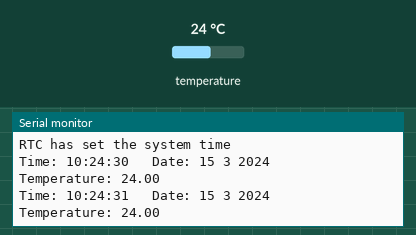
This sketch was run on a simulated Arduino Uno, built with avr-gcc and run on an emulated ATmega328P. Shown: the last lines printed to the serial monitor. The inputs (shaded band) are chosen by the test bench; at power-on: temperature 24 °C. The local clock reads 2024-03-15 10:24:30 at power-on unless the sketch sets it.

Above: at 1.8 s.
1.9 s: temperature set to 12 °C
At 2.8 s:
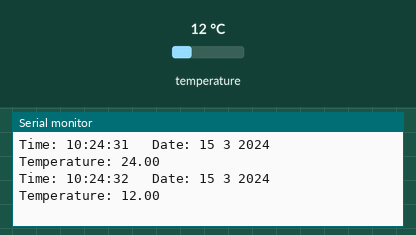
3.4 s: temperature set to 19 °C
At 4.9 s:
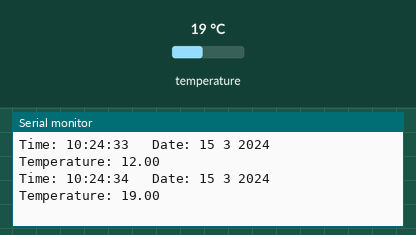
Timing chart, 0 to 6.4 s (numbered marks = the images above; inputs shaded):
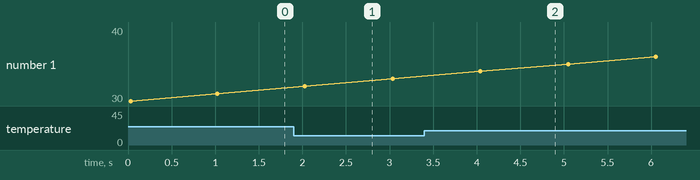

Measured:
- after the input at 1.9 s, the serial monitor: prints a new line after 0.13 s (image 1)
- after the input at 3.4 s, the serial monitor: prints a new line after 0.64 s (image 2)

The sketch:

RTC_TMRread.ino
```cpp
/*
 * TimeRTC.pde
 * Example code illustrating Time library with Real Time Clock.
 * This example is identical to the example provided with the Time Library,
 * only the #include statement has been changed to include the DS3232RTC library.
 */

#include <DS3232RTC.h>    //http://github.com/JChristensen/DS3232RTC
#include <Time.h>         //http://www.arduino.cc/playground/Code/Time
#include <Wire.h>         //http://arduino.cc/en/Reference/Wire (included with Arduino IDE)

void setup(void)
{
    Serial.begin(9600);
    setSyncProvider(RTC.get);   // the function to get the time from the RTC
    if(timeStatus() != timeSet)
        Serial.println("Unable to sync with the RTC");
    else
        Serial.println("RTC has set the system time");
}

void loop(void)
{
    digitalClockDisplay();
    delay(1000);
}

void digitalClockDisplay(void)
{
    // digital clock display of the time
    Serial.print("Time: ");
    Serial.print(hour());
    printDigits(minute());
    printDigits(second());
    Serial.print("   Date: ");
    Serial.print(day());
    Serial.print(' ');
    Serial.print(month());
    Serial.print(' ');
    Serial.print(year());

    int t = RTC.temperature();
    float celsius = t / 4.0;
    Serial.print("   Temperature: ");
    Serial.print(celsius);
    Serial.println();
}

void printDigits(int digits)
{
    // utility function for digital clock display: prints preceding colon and leading 0
    Serial.print(':');
    if(digits < 10)
        Serial.print('0');
    Serial.print(digits);
}
```
